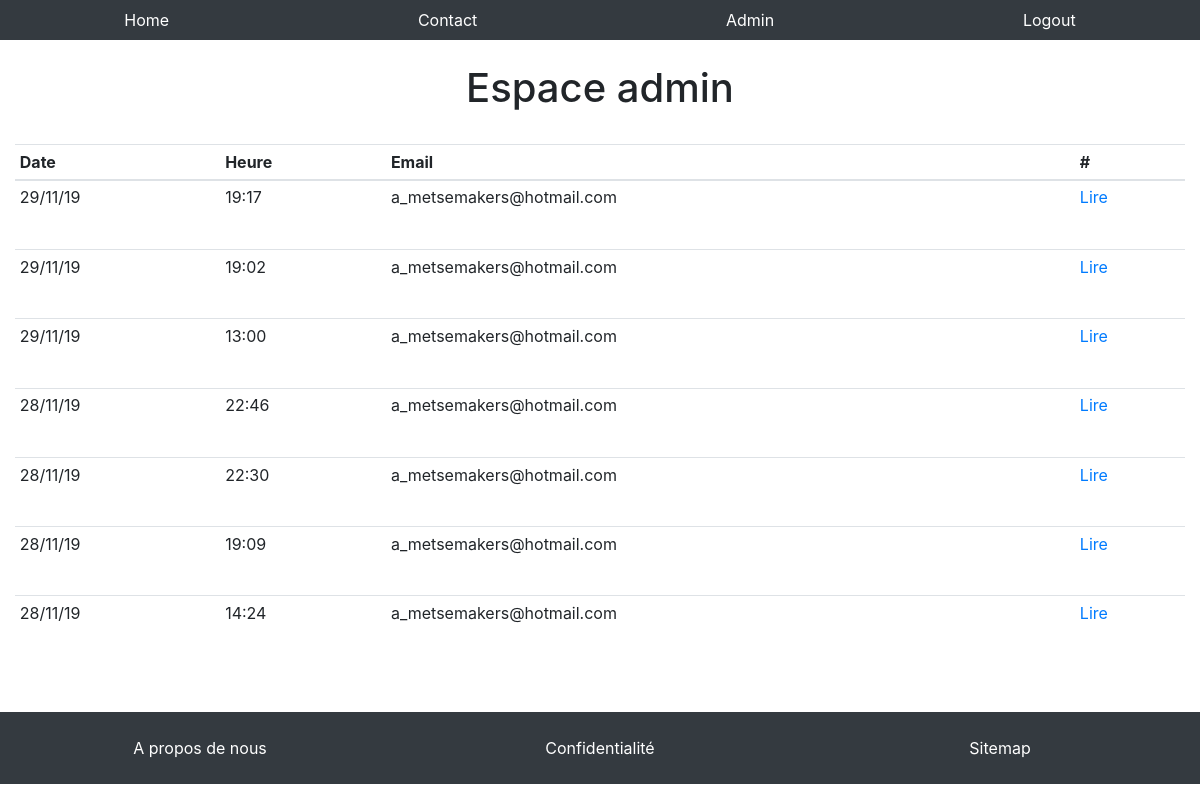
Screenshot of /admin.php (signed in) with the database file from the repository.
### tables this page shows
CREATE TABLE IF NOT EXISTS `contact` (
  `id` int(11) NOT NULL AUTO_INCREMENT,
  `lastname` varchar(100) NOT NULL,
  `firstname` varchar(100) NOT NULL,
  `email` varchar(100) NOT NULL,
  `message` text NOT NULL,
  `date` datetime NOT NULL,
  PRIMARY KEY (`id`)
);

### admin.php (the view, shortened to what this page needs)
<!DOCTYPE html>
<html lang="fr">
    <head>
        <link rel="stylesheet" href="https://stackpath.bootstrapcdn.com/bootstrap/4.4.0/css/bootstrap.min.css">
        <link rel="stylesheet" href="css/style.css">
    </head>
    <body>
        <?php
            include 'menu.php';
        ?>
        <div class="container-fluid">
            <?php if (isset($_SESSION['login'])) { ?>
            <div class="row mt-4">
                <div class="col-sm-12 text-center">
                    <h1>Espace admin</h1>
                </div>
            </div>
            <?php
            require 'connexion.php';
            $sql = 'SELECT * FROM contact ORDER BY date DESC';
            $result = $pdo->query($sql);
            ?>
            <div class="table-responsive-sm">
                <table class="table table-hover table-sm mt-4">
                    <thead>
                        <tr>
                            <th scope="col">Date</th>
                            <th scope="col">Heure</th>
                            <th scope="col">Email</th>
                            <th scope="col">#</th>
                        </tr>
                    </thead>
                    <tbody>
                        <?php
                        while($ligne_tab = $result->fetch())
                        {
                            $datetime = strtotime($ligne_tab['date']);
                        ?>
                        <tr>
                            <td><?php echo date("d/m/y", $datetime); ?></td>
                            <td><?php echo date("H:i", $datetime); ?></td>
                            <td><?php echo $ligne_tab['email']; ?></td>
                            <td><a href="show.php?id=<?php echo $ligne_tab['id']; ?>" class="text-primary">Lire</a></td>
                        </tr>
                        <?php
                        }
                        ?>
                    </tbody>
                </table>
            </div>
        <?php
        }
        include 'footer.php';
        ?>
    </body>
</html>

### menu.php
<nav class="nav bg-dark">
    <a class="nav-link" href="index.php">Home</a>
    <a class="nav-link" href="contact.php">Contact</a>
    <?php if (!isset($_SESSION['login'])) { ?>
        <a class="nav-link" href="login.php">Login</a>
    <?php } else { ?>
        <a class="nav-link" href="admin.php">Admin</a>
        <a class="nav-link" href="deconnexion.php">Logout</a>
    <?php } ?>
</nav>

### footer.php
<footer class="row text-center bg-dark mt-5 pb-4" id="footer">
    <div class="col-12 col-sm-4 mt-4">
        <a href="#">A propos de nous</a>
    </div>
    <div class="col-12 col-sm-4 mt-4">
        <a href="#">Confidentialité</a>
    </div>
    <div class="col-12 col-sm-4 mt-4">
        <a href="#">Sitemap</a>
    </div>
</footer>

### css/style.css (style rules this page uses)
a { text-decoration: none; color: #fff; }
.nav { width: 100%; justify-content: space-around; }
.table { min-height: 65vh; }
#footer { position: relative; bottom: 0; }

### rows the page displays
contact: date "29/11/19", date "19:17", email "a_metsemakers@hotmail.com"
contact: date "29/11/19", date "19:02", email "a_metsemakers@hotmail.com"
contact: date "29/11/19", date "13:00", email "a_metsemakers@hotmail.com"
contact: date "28/11/19", date "22:46", email "a_metsemakers@hotmail.com"
contact: date "28/11/19", date "22:30", email "a_metsemakers@hotmail.com"
contact: date "28/11/19", date "19:09", email "a_metsemakers@hotmail.com"
contact: date "28/11/19", date "14:24", email "a_metsemakers@hotmail.com"
